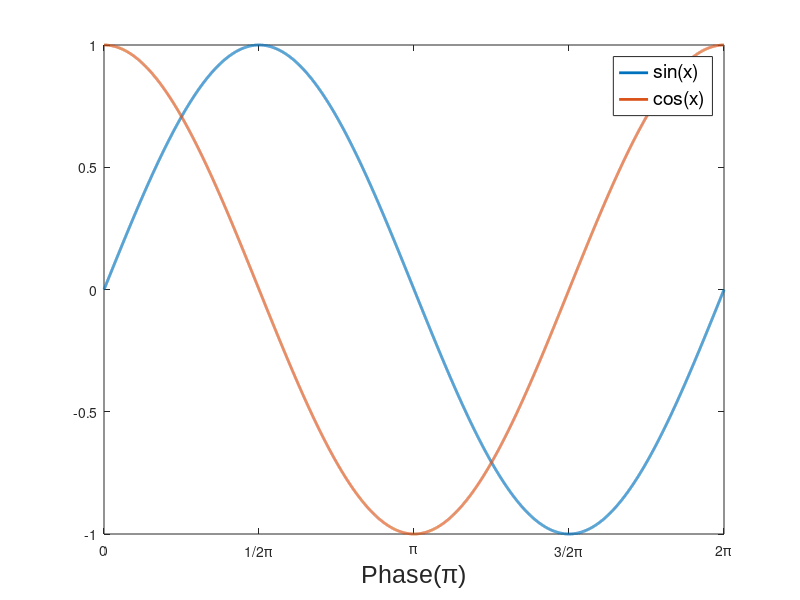

Reproduce this figure in MATLAB. (Note: this script raises an error after producing the figure.)
%% Listing 1.1. 
3 * 5;

%% Listing 1.2.
x = [1 2 3];
y = [4 5 6];
dot(x,y)

%% Listing 2.1.
sp=0.0005;
x = (0:sp: 2*pi)';
plot(sin(x), 'LineWidth', 2)
hold on
plot(cos(x) ,'LineWidth', 2)
xticks((0:pi/2: 2*pi)/sp)
xticklabels({0, '1/2π','π','3/2π','2π'})
xlabel('Phase(π)','FontName','Arial', 'FontSize', 18)
xlim([0 2*pi/sp])
legend("sin(x)","cos(x)",'FontSize', 14)
saveas(gcf, 'C:\Users\goto\Desktop\git\math\figures\sincos.png')
hold off


%% Listing 2.2.
syms x;
int(cos(x), [0 2*pi]);
int(sin(x), [0 2*pi]);
int((2*(sin(3*x))*(3*cos(10*x))), [0 2*pi])


%% 様々なsin波の図
sp = 0.005;
x = (-2*pi:sp: 2*pi)';
plot(sin(x), 'LineWidth', 2)
hold on
plot(2*sin(x) ,'LineWidth', 2)
plot(sin(2*x) , 'LineWidth', 2)
xticks(0:pi/sp: length(x))
xticklabels({'-2π', '-π','0','π','2π'})
xlabel('Phase(π)','FontName','Arial', 'FontSize', 18)
xlim([0 length(x)])
legend("sin(x)","2sin(x)", "sin(2x)",'FontSize', 14)
saveas(gcf, 'C:\Users\goto\Desktop\git\math\figures\sines.png')
hold off

%% Lisiting 3.1.
3*1i + 5*1i;
3*1i * 5*1i;

%% Listing 3.2.
x = 3 + 4*1i;
real(x);  % 実部
imag(x);  % 虚部
abs(x);   % ノルム，絶対値
angle(x); % 偏角
conj(x);  % 複素共役

%% Listing 4.1.
syms x;
diff(cos(x));
diff(cos(x)*sin(x));
diff(exp(x));

%% Listing 4.2.
int(2*x);

%% Listing 4.3.
int(fx, [a b]);

%% Listing 4.4
K = [1 2 3 4 5];
sum(K);

%% Listing 4.5.
x = cos(3* (0:0.1:20));
y = [zeros(1,100) ones(1,20) zeros(1,81)];
z = conv(x,y);
subplot(2,1,1);
plot(x);
hold on;
plot(y);
xlim([0 200]);
ylim([-1.2 1.2]);
legend("三角波", "フィルター");
title("Raw signal and filter");
hold off;
subplot(2,1,2);
plot(z);
xlim([0 400]);
title("Filterd signal");

%% Listing 5.1.
x = [1 2 3 4];
mean(x);
var(x);
std(x);

%% Listing 5.2.
x= [1 2 3 4];
for i=x
    x([i]) = ((x([i]) - mean(x)) /std(x)); %#ok<*NBRAK>
end

z = normalize(x); % 関数使うとこう

%% Listing 5.3.
% 正の相関あり
x = [0:0.1:10]+ rand(1,101);
y = [0:0.1:10];
scatter(x,y);

% 負の相関あり
x = [0:0.1:10] + rand(1,101);
y = [0:-0.1:-10];
scatter(x,y);

% 相関なし
x = rand(1,100);
y = rand(1,100);
scatter(x,y);

%% Listing 5.4.
x = [0:0.1:10]+ rand(1,101);
y = [0:0.1:10];
mdl = fitlm(x,y);
scatter(x,y);
hold on;
plot(mdl);
hold off;

%% Listing 5.5.
x = [0:0.1:10]+ rand(1,101);
y = [0:0.1:10];
Sxy = (sum((x - mean(x)).*(y - mean(y))))/length(x);
cov(x,y); %関数を使うとこう(共分散行列)

%% Listing 5.6.
x = [0:0.1:10]+ rand(1,101);
y = [0:0.1:10];

% ひ，ひぇぇ...
cov(x,y) / (std(x) * std(y));
% つまり...
((sum((x - mean(x)).*(y - mean(y))))/length(x)) / (sqrt(sum((x - mean(x)).^2) ...
    /length(x)) * sqrt(sum((y - mean(y)).^2)/length(y)));

% 関数を使うとこう．相関係数行列
corrcoef(x,y);